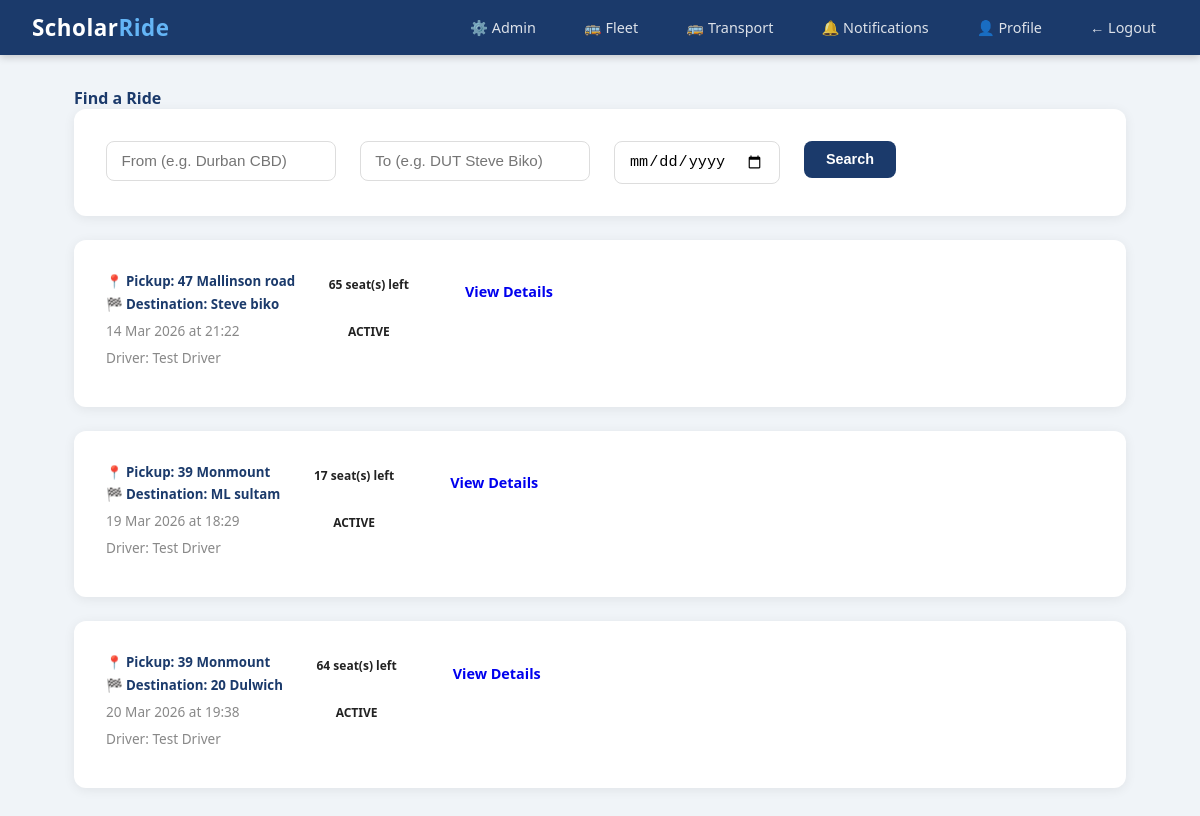
The page /rides (signed in) on the database as committed earlier.
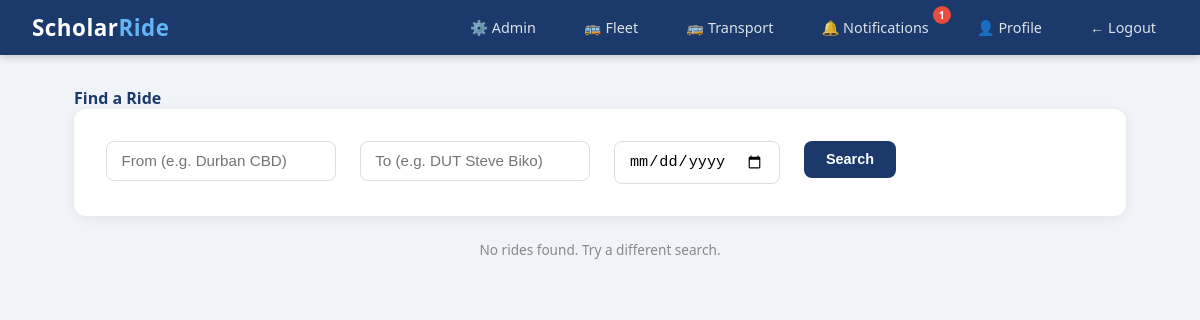
The same page on the database as committed later.
### scholar_ride/models.py (models this page shows)
class Ride(db.Model):
    id = db.Column(db.Integer, primary_key=True)
    driver_id = db.Column(db.Integer, db.ForeignKey('user.id'), nullable=False)
    origin = db.Column(db.String(200), nullable=False)
    destination = db.Column(db.String(200), nullable=False)
    departure_time = db.Column(db.DateTime, nullable=False)
    available_seats = db.Column(db.Integer, nullable=False)
    total_seats = db.Column(db.Integer, nullable=False)
    status = db.Column(db.String(20), default='active')
    created_at = db.Column(db.DateTime, default=datetime.utcnow)
    bookings = db.relationship('Booking', backref='ride', lazy=True)
    vehicle_type = db.Column(db.String(50), nullable=True)
    vehicle_model = db.Column(db.String(100), nullable=True)
    registration_number = db.Column(db.String(20), nullable=True)

class User(db.Model, UserMixin):
    id = db.Column(db.Integer, primary_key=True)
    student_number = db.Column(db.String(20), unique=True, nullable=True)
    staff_number = db.Column(db.String(20), unique=True, nullable=True)
    full_name = db.Column(db.String(100), nullable=False)
    email = db.Column(db.String(120), unique=True, nullable=False)
    phone = db.Column(db.String(20), nullable=False)
    password_hash = db.Column(db.String(128), nullable=False)
    role = db.Column(db.String(20), default='student')
    department = db.Column(db.String(100), nullable=True)
    verified = db.Column(db.Boolean, default=False)
    approval_status = db.Column(db.String(20), default='pending')
    otp = db.Column(db.String(6), nullable=True)
    created_at = db.Column(db.DateTime, default=datetime.utcnow)
    rides = db.relationship('Ride', backref='driver', lazy=True)
    bookings = db.relationship('Booking', backref='student', lazy=True)

### scholar_ride/routes/rides.py (the view, shortened to what this page needs)
@rides.route('/')
@rides.route('/rides')
@login_required
def index():
    origin = request.args.get('origin', '')
    destination = request.args.get('destination', '')
    date = request.args.get('date', '')
    query = Ride.query.filter(Ride.status.in_(['active', 'delayed']))
    if origin:
        query = query.filter(Ride.origin.ilike(f'%{origin}%'))
    if destination:
        query = query.filter(Ride.destination.ilike(f'%{destination}%'))
    all_rides = query.order_by(Ride.departure_time.asc()).all()
    return render_template('rides/index.html', rides=all_rides)

### scholar_ride/models.py (called while the page is built)
@login_manager.user_loader
def load_user(user_id):
    return User.query.get(int(user_id))

### scholar_ride/templates/rides/index.html (shortened to what this page needs)
{% extends "base.html" %}
{% block content %}
<div class="row mb-4">
    <div class="col">
        <h4 style="color:#1B3A6B;"> Find a Ride</h4>
    </div>
</div>
<div class="card p-3 mb-4">
    <form method="GET" action="/rides">
        <div class="row g-2">
            <div class="col-md-4">
                <input type="text" name="origin" class="form-control"
                       placeholder="From (e.g. Durban CBD)"
                       value="{{ request.args.get('origin', '') }}">
            </div>
            <div class="col-md-4">
                <input type="text" name="destination" class="form-control"
                       placeholder="To (e.g. DUT Steve Biko)"
                       value="{{ request.args.get('destination', '') }}">
            </div>
            <div class="col-md-2">
                <input type="date" name="date" class="form-control"
                       value="{{ request.args.get('date', '') }}">
            </div>
            <div class="col-md-2">
                <button type="submit" class="btn btn-primary w-100">
                     Search
                </button>
            </div>
        </div>
    </form>
</div>
{% if rides %}
    {% for ride in rides %}
    <div class="card mb-3 p-3">
        <div class="row align-items-center">
            <div class="col-md-6">
                <h5 style="color:#1B3A6B; margin-bottom:0.3rem;">
                   📍 Pickup: {{ ride.origin }}
                </h5>
                <h5 style="color:#1B3A6B; margin-bottom:0.5rem;">
                   🏁 Destination: {{ ride.destination }}
                </h5>
                <p class="mb-1 text-muted">
                    {{ ride.departure_time.strftime('%d %b %Y at %H:%M') }}
                </p>
                <p class="mb-1 text-muted">
                     Driver: {{ ride.driver.full_name }}
                </p>
            </div>
            <div class="col-md-3 text-center">
                {% if ride.available_seats > 0 %}
                    <span class="badge bg-success fs-6">
                        {{ ride.available_seats }} seat(s) left
                    </span>
                {% else %}
                    <span class="badge bg-danger fs-6">Full</span>
                {% endif %}
                <br><br>
                <span class="badge
                    {% if ride.status == 'active' %}bg-primary
                    {% elif ride.status == 'cancelled' %}bg-danger
                    {% elif ride.status == 'delayed' %}bg-warning
                    {% elif ride.status == 'breakdown' %}bg-danger
                    {% else %}bg-secondary{% endif %}">
                    {{ ride.status | upper }}
                </span>
            </div>
            <div class="col-md-3 text-end">
                <a href="/rides/{{ ride.id }}" class="btn btn-outline-primary">
                    View Details
                </a>
            </div>
        </div>
    </div>
    {% endfor %}
{% else %}
    <div class="text-center mt-5">
        <p class="text-muted mt-3">No rides found. Try a different search.</p>
    </div>
{% endif %}
{% endblock %}

Rows that differ between the two databases and show on the page:
removed Ride: origin "47 Mallinson road", destination "Steve biko", departure_time "14 Mar 2026 at 21:22", driver.full_name "Test Driver", available_seats "65", status "ACTIVE"
no longer on this page (row edited): Ride: origin "39 Monmount", destination "ML sultam", departure_time "19 Mar 2026 at 18:29", driver.full_name "Test Driver", available_seats "17", status "ACTIVE"
removed Ride: origin "39 Monmount", destination "20 Dulwich", departure_time "20 Mar 2026 at 19:38", driver.full_name "Test Driver", available_seats "64", status "ACTIVE"
Other text that changed with them:
{{ unread_count }}: (not shown) → "1"
text now shown: "No rides found. Try a different search."
